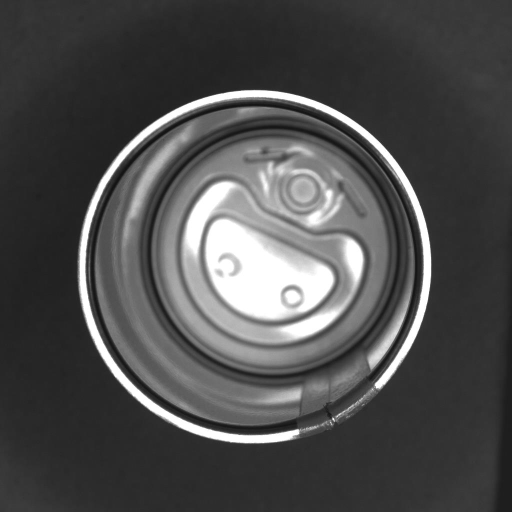
//> input picture Lib_Canned/img/Bad (1).jpg, 1024 x 1024 px (shown at 1/2 size); its folder holds only this picture in this run
$ ./Lib_Canned   (built with g++ and OpenCV 4)
//> lines starting //> are read from the running program, lines starting //| are printed output that depends on the picture; after the words box and inside, x2 and y2 are one past the last pixel; in counts of white or black regions, pixels touching at a corner belong together
#include <opencv2/imgcodecs.hpp>
#include <opencv2/highgui.hpp>
#include <opencv2/imgproc.hpp>
#include <iostream>
#include <chrono>
#include <algorithm>
#include <vector>
#include <string>
#include <stdio.h>


using namespace cv;
using namespace std;
using namespace std::chrono;

int P_largest_area = 0;						//Parameter for value of area largest.
int P_largest_contour_index = 0;			//Parameter for index of area largest.

int P_backward = 7;							//Parameter for back column value size.
int P_forward = 6;							//Parameter for next column value size.
int P_divide = 13;							//Parameter for divide high average.
int P_score = 5;							//Parameter for check crack lib.

void show_histogram(string const& name, Mat1b const& image)
{
	float max = 0;
	for (int i = 0; i < image.cols; i++)
	{
		int column_sum = 0;
		for (int k = 0; k < image.rows; k++)
		{
			column_sum += image.at<unsigned char>(k, i);
			if (column_sum > max) {
				max = column_sum;
				//cout << "Max " << max << endl;
			}
		}
	}

	// Set histogram bins count
	int bins = image.cols;
	// Set ranges for histogram bins
	float lranges[] = { 0, bins };
	const float* ranges[] = { lranges };
	// create matrix for histogram
	Mat hist;
	int channels[] = { 0 };
	float maxN = max / 50;
	float const hist_height = maxN;
	Mat3b hist_image = Mat3b::zeros(hist_height + 10, bins + 20);

	int col_low = 0;
	float height_low = 500;

	// Loop find Low and Locate Low
	for (int i = 0; i < image.cols; i++)
	{
		float column_sum = 0;
		for (int k = 0; k < image.rows; k++)
		{
			column_sum += image.at<unsigned char>(k, i);
		}
		float const height = cvRound(column_sum * hist_height / max);
		line(hist_image, Point(i + 10, (hist_height - height) + 50), Point(i + 10, hist_height), Scalar::all(255));
		// Check Low graph
		if (height < height_low) {
			height_low = height;
			col_low = i;
		}
	}

	float H_AVG = 0;
	// Loop find Average low
	for (int i = 0; i < image.cols; i++)
	{
		float column_sum = 0;
		for (int k = 0; k < image.rows; k++)
		{
			column_sum += image.at<unsigned char>(k, i);
		}
		float const height = cvRound(column_sum * hist_height / max);
		if (i >= (col_low - P_backward) && i < (col_low + P_forward))
		{
			cout << "H--" << height << endl;
			H_AVG += height;
		}
	}
	H_AVG = H_AVG / P_divide;					//best value for average
	float H_Minus = H_AVG - height_low;
	cout << "H_AVG____" << H_AVG << endl;
	cout << "low " << height_low << endl;
	cout << "H_AVG-------Minus " << H_Minus << endl;

	Mat canny_output;
	Canny(hist_image, canny_output, 50, 50 * 2);
	vector<vector<Point> > contours;
	vector<Vec4i> hierarchy;
	findContours(canny_output, contours, hierarchy, RETR_TREE, CHAIN_APPROX_SIMPLE);

	// create hull array for convex hull points
	vector< vector<Point> > hull(contours.size());
	for (int i = 0; i < contours.size(); i++) {
		convexHull(Mat(contours[i]), hull[i], 1);
	}

	drawContours(hist_image, contours, 0, Scalar(0, 0, 255), 2, 8, vector<Vec4i>(), 0, Point());
	if (H_Minus > P_score) {
		cout << " Defect Detection  " << endl;
		cout << "===================" << endl;
	}
	else {
		cout << " Non defect Detection  " << endl;
		cout << "===================" << endl;
	}
	imshow(name, hist_image);
	//This Code tell runtime this program.
	vector<int> values(10000);
	auto f = []() -> int { return rand() % 10000; };
	generate(values.begin(), values.end(), f);
	auto start = high_resolution_clock::now();
	sort(values.begin(), values.end());
	auto stop = high_resolution_clock::now();
	auto duration = duration_cast<milliseconds>(stop - start);
	cout << "Time taken by function: " << duration.count() << " milliseconds" << endl;
}


int Histogram_Calculate(Mat image) {
	float max = 0;
	//Find max column for create graph.
	for (int i = 0; i < image.cols; i++)
	{
		int column_sum = 0;
		for (int k = 0; k < image.rows; k++)
		{
			column_sum += image.at<unsigned char>(k, i);
			if (column_sum > max) {
				max = column_sum;
				//cout << "Max " << max << endl;
			}
		}
	}
	// Set histogram bins count.
	int bins = image.cols;
	// Set ranges for histogram bins
	float lranges[] = { 0, bins };
	const float* ranges[] = { lranges };
	// create matrix for histogram
	Mat hist;
	int channels[] = { 0 };
	float maxN = max / 50;
	float const hist_height = maxN;
	Mat3b hist_image = Mat3b::zeros(hist_height + 10, bins + 20);

	int col_low = 0;
	float height_low = 500;
	// Loop find Low and Locate Low
	for (int i = 0; i < image.cols; i++)
	{
		float column_sum = 0;
		for (int k = 0; k < image.rows; k++)
		{
			column_sum += image.at<unsigned char>(k, i);
		}
		float const height = cvRound(column_sum * hist_height / max);
		// Check Low graph
		if (height < height_low) {
			height_low = height;
			col_low = i;
		}
	}
	cout << "Locate" << col_low << endl;
	//Check locate Low value.
	if (col_low < 100 || col_low >1500) {
		return 0;
	}
	return 1;
}


int Polar_Function(Mat image, Point2f center, float radiused) {
	Mat imgPoLin;
	int YoN = 0;
	linearPolar(image, imgPoLin, center, radiused + 10, INTER_LINEAR + WARP_FILL_OUTLIERS);
	imshow("Polar image", imgPoLin);
	Rect myROI(380, 0, 130, 510);
	Mat croppedRef(imgPoLin, myROI);
	Mat imgCrop;
	// Copy the data into new matrix
	croppedRef.copyTo(imgCrop);
	imshow("Crop image", imgCrop);
	rotate(imgCrop, imgCrop, ROTATE_90_COUNTERCLOCKWISE);  // Rotate for used in Histogram.
	imshow("Rotate image", imgCrop);
	YoN = Histogram_Calculate(imgCrop);    //Call function calculate for check image.
	if (YoN == 0)
	{
		return YoN;
	}
	show_histogram("Histogram image", imgCrop);		//Call function histogram final.
	return 1;
	}


int Center_Circle(Mat image, Mat imageOriginal) {
	int NoY = 0;
	Point2f center;
	vector<vector<Point> > contours;
	findContours(image, contours, RETR_CCOMP, CHAIN_APPROX_SIMPLE);
	vector<vector<Point> > contours_poly(contours.size());
	vector<Rect> boundRect(contours.size());
	vector<Point2f>centers(contours.size());
	vector<float>radius(contours.size());
	vector<Vec4i> hierarchy;

	// Calculate find Area of circle
	for (size_t i = 0; i < contours.size(); i++)
	{
		approxPolyDP(contours[i], contours_poly[i], 3, true);
		minEnclosingCircle(contours_poly[i], centers[i], radius[i]);
		double area = contourArea(contours[i]);  //  Find the area of contour.
		if (area > P_largest_area)
		{
			P_largest_area = area;
			P_largest_contour_index = i;               //Store the index of largest contour.
		}
	 }

	// Draw circle for show Edge of lib.
	circle(imageOriginal, centers[P_largest_contour_index], (int)radius[P_largest_contour_index] + 120, Scalar(0, 0, 0), 215);
	circle(imageOriginal, centers[P_largest_contour_index], (int)radius[P_largest_contour_index] - 18, Scalar(0, 0, 0), FILLED);
	imshow("Original image", imageOriginal);

	center = centers.at(P_largest_contour_index);
	// Call Function make polar
	NoY = Polar_Function(imageOriginal, center, radius[P_largest_contour_index]);		//Call function for polar tranform.
	P_largest_area = 0;  // Reset size of area.
	return NoY;
	}

int Canned_Lib(Mat imageOriginal) {
	Mat imgG, imgCanny, imgRz;
	int status = 0;
	imgRz = imageOriginal.clone();		//Copy image to imgRz.
	cvtColor(imgRz, imgG, COLOR_BGR2GRAY);
	blur(imgG, imgG, Size(3, 3));
	Canny(imgG, imgCanny, 300, 550);
	status = Center_Circle(imgCanny, imageOriginal); //Call function for find circle and draw.

	if (status == 0)
	{
		rotate(imageOriginal, imageOriginal, ROTATE_90_CLOCKWISE);
		cvtColor(imageOriginal, imgG, COLOR_BGR2GRAY);
		blur(imgG, imgG, Size(3, 3));
		Canny(imgG, imgCanny, 300, 550);
		status = Center_Circle(imgCanny, imageOriginal);			//Call function for find circle and draw.
		if (status == 0)
		{
			rotate(imgRz, imgRz, ROTATE_180);
			cvtColor(imgRz, imgG, COLOR_BGR2GRAY);
			blur(imgG, imgG, Size(3, 3));
			Canny(imgG, imgCanny, 300, 550);
			status = Center_Circle(imgCanny, imageOriginal);		//Call function for find circle and draw.
		}
	}
	return status;
}

int main(int argc, const char* argv[]) {
	Mat imgOri, imgRz;
	int result = 0;
	string folder("img/*.jpg");
	vector<String> fn;
	glob(folder, fn, false);
	vector<Mat> images;
	size_t count = fn.size(); //number of png files in images folder.\

	//Check number of images.
	cout << "image in folder  " << count << endl;

	//Main LooB.

	P_largest_area = 0;					//Parameter for value of area largest.
	P_largest_contour_index = 0;		//Parameter for index of area largest.

	P_backward = 7;						//Parameter for back column value size.
	P_forward = 6;						//Parameter for next column value size.
	P_divide = 13;						//Parameter for divide high average.
	P_score = 5;						//Parameter for check crack lib.

	for (size_t i = 0; i < count; i++)
	{
		//Preprocessing
		imgOri = imread(fn[i]);
//> imgOri is the input picture: 1024 rows x 1024 cols, CV_8UC3; min 12, max 255, mean 77.9
		resize(imgOri, imgRz, Size(), 0.5, 0.5);		//Half Resize 1280*1040 to 640*520 pixcel.
		result = Canned_Lib(imgRz);						//Call function check lib problem.
//> in Canned_Lib, `Canny(imgG, imgCanny, 300, 550);`:
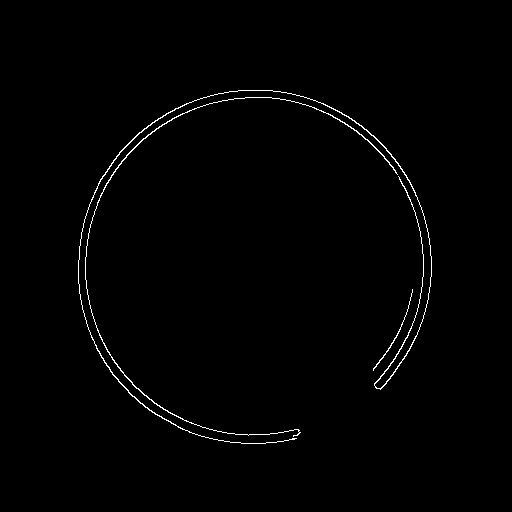
//> imgCanny: 512 rows x 512 cols, CV_8UC1; 0.93% white in thin lines or dots, all inside (x1, y1, x2, y2) = (78, 90, 432, 444)
//> in Center_Circle, `findContours(image, contours, RETR_CCOMP, CHAIN_APPROX_SIMPLE);`: contours = 3 contours; box (x1, y1, x2, y2) and area: (78, 90, 432, 444) 312, (85, 97, 398, 437) 206, (373, 289, 413, 371) 27
//> in Center_Circle, `vector<vector<Point> > contours_poly(contours.size());`: contours_poly = 3 empty contours
//> the loop in Center_Circle, `for (size_t i = 0; i < contours.size(); i++)` made 3 passes
//> (area, P_largest_area) on passes 1 to 3: (27, 27), (205.5, 205), (312.5, 312)
//> after the loop in Center_Circle, `for (size_t i = 0; i < contours.size(); i++)`: P_largest_area = 312; P_largest_contour_index = 2
//> in Center_Circle, `circle(imageOriginal, centers[P_largest_contour_index], (int)radius[P_..`:
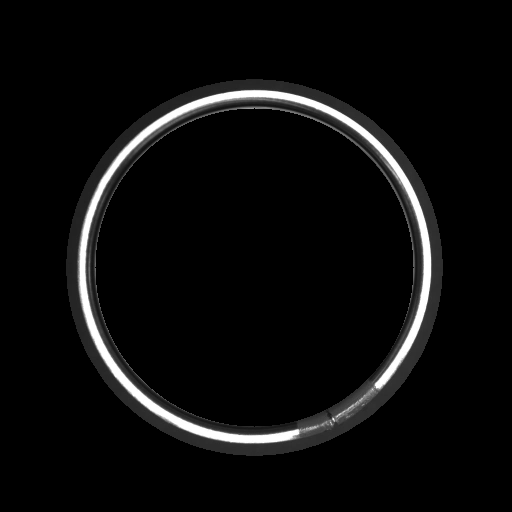
//> imageOriginal: 512 rows x 512 cols, CV_8UC3; min 0, max 255, mean 12
//> in Center_Circle, `center = centers.at(P_largest_contour_index);`: center = Point(253.9, 266.7)
//> in Polar_Function, `Mat croppedRef(imgPoLin, myROI);`:
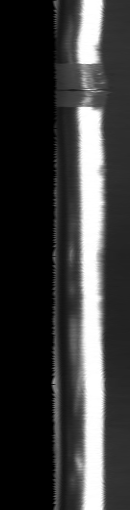
//> croppedRef: 510 rows x 130 cols, CV_8UC3; min 0, max 255, mean 59.3
//> in Polar_Function, `rotate(imgCrop, imgCrop, ROTATE_90_COUNTERCLOCKWISE);`:
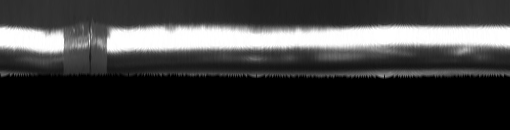
//> imgCrop: 130 rows x 510 cols, CV_8UC3; min 0, max 255, mean 59.3
//> the loop in Histogram_Calculate, `for (int i = 0; i < image.cols; i++)` made 510 passes
//> (column_sum, max) on passes 1 to 3: (7937, 7937), (7937, 7937), (7937, 7937)
//> after the loop in Histogram_Calculate, `for (int i = 0; i < image.cols; i++)`: max = 8534
//> in Histogram_Calculate, `float maxN = max / 50;`: maxN = 170.7
//> in Histogram_Calculate, `Mat3b hist_image = Mat3b::zeros(hist_height + 10, bins + 20);`: hist_image: 180 rows x 530 cols, CV_8UC3; every value is 0
//> the loop in Histogram_Calculate, `for (int i = 0; i < image.cols; i++)` made 510 passes
//> (column_sum, height, height_low) on passes 1, 25, 55: (7937, 159, 159), (7914, 158, 158), (7865, 157, 157)
//> (height, height_low) on passes 148, 190, 193, 202, 208, 223: (155, 155), (150, 150), (112, 112), (110, 110), (106, 106), (105, 105)
//> after the loop in Histogram_Calculate, `for (int i = 0; i < image.cols; i++)`: height_low = 80; col_low = 270
//| Locate270
//> in Polar_Function, `YoN = Histogram_Calculate(imgCrop);`: YoN = 1
//> the loop in show_histogram, `for (int i = 0; i < image.cols; i++)` made 1530 passes
//> after the loop in show_histogram, `for (int i = 0; i < image.cols; i++)`: max = 8534
//> in show_histogram, `float maxN = max / 50;`: maxN = 170.7
//> in show_histogram, `Mat3b hist_image = Mat3b::zeros(hist_height + 10, bins + 20);`: hist_image: 180 rows x 1550 cols, CV_8UC3; every value is 0
//> the loop in show_histogram, `for (int i = 0; i < image.cols; i++)` made 1530 passes
//> after the loop in show_histogram, `for (int i = 0; i < image.cols; i++)`:
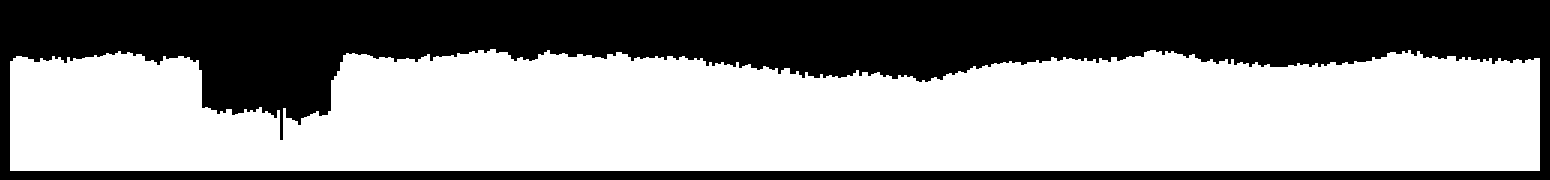
//> hist_image: 180 rows x 1550 cols, CV_8UC3; 57.8% white; 1 black region, box (x1, y1, x2, y2) and area: (0, 0, 1550, 180) 117870
//> after the loop in show_histogram, `for (int i = 0; i < image.cols; i++)`: height_low = 80; col_low = 270
//> the loop in show_histogram, `for (int i = 0; i < image.cols; i++)` made 1530 passes
//> (height, H_AVG) on passes 264 to 275: (105, 105), (102, 207), (102, 309), (102, 411), (110, 521), (110, 631), (110, 741), (80, 821), (80, 901), (80, 981), (112, 1093), (112, 1205)
//> (column_sum, height) on passes 1 to 6: (7937, 159), (7937, 159), (7937, 159), (8124, 162), (8124, 162), (8124, 162)
//| H--105
//| H--102
//| H--102
//| H--102
//| H--110
//| H--110
//| H--110
//| H--80
//> (output is shown up to pass 271 of 1530)
//> after the loop in show_histogram, `for (int i = 0; i < image.cols; i++)`: H_AVG = 1317
//> in show_histogram, `H_AVG = H_AVG / P_divide;`: H_AVG = 101.3
//> in show_histogram, `float H_Minus = H_AVG - height_low;`: H_Minus = 21.31
//| H_AVG____101.308
//| low 80
//| H_AVG-------Minus 21.3077
//> in show_histogram, `Canny(hist_image, canny_output, 50, 50 * 2);`:
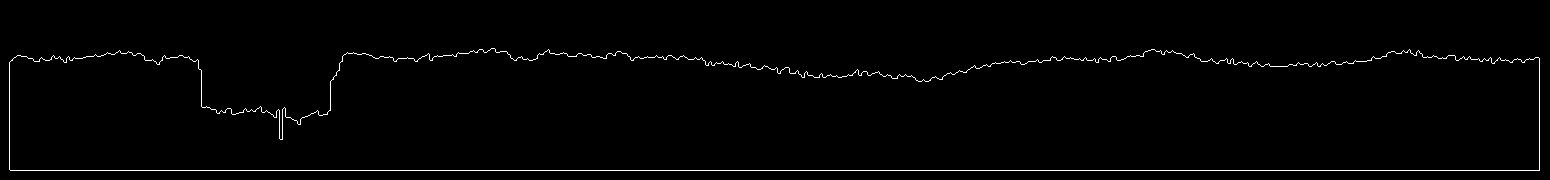
//> canny_output: 180 rows x 1550 cols, CV_8UC1; 1.3% white in thin lines or dots, all inside (x1, y1, x2, y2) = (9, 48, 1540, 171)
//> in show_histogram, `findContours(canny_output, contours, hierarchy, RETR_TREE, CHAIN_APPRO..`: contours = 2 contours; box (x1, y1, x2, y2) and area: (9, 48, 1540, 171) 160731, (9, 48, 1540, 171) 160692
//> in show_histogram, `vector< vector<Point> > hull(contours.size());`: hull = 2 empty contours
//> the loop in show_histogram, `for (int i = 0; i < contours.size(); i++)` made 2 passes
//> in show_histogram, `drawContours(hist_image, contours, 0, Scalar(0, 0, 255), 2, 8, vector<..`:
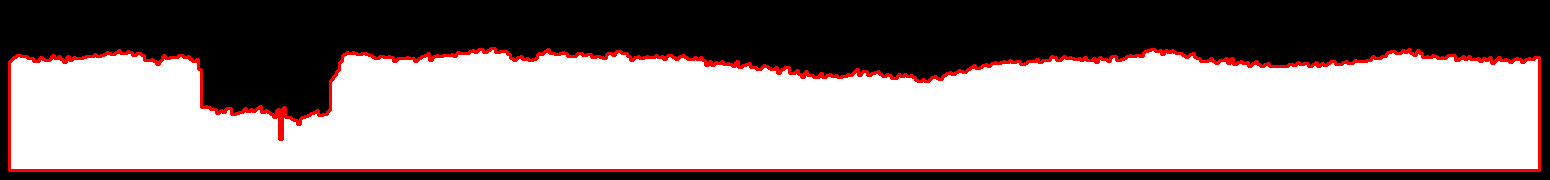
//> hist_image: 180 rows x 1550 cols, CV_8UC3; 4.42% of pixels changed, all inside (x1, y1, x2, y2) = (8, 47, 1541, 172)
//> in Center_Circle, `NoY = Polar_Function(imageOriginal, center, radius[P_largest_contour_i..`: NoY = 1
//> result = 1
		waitKey(0);
	}
	waitKey(0);
	return 0;
}
